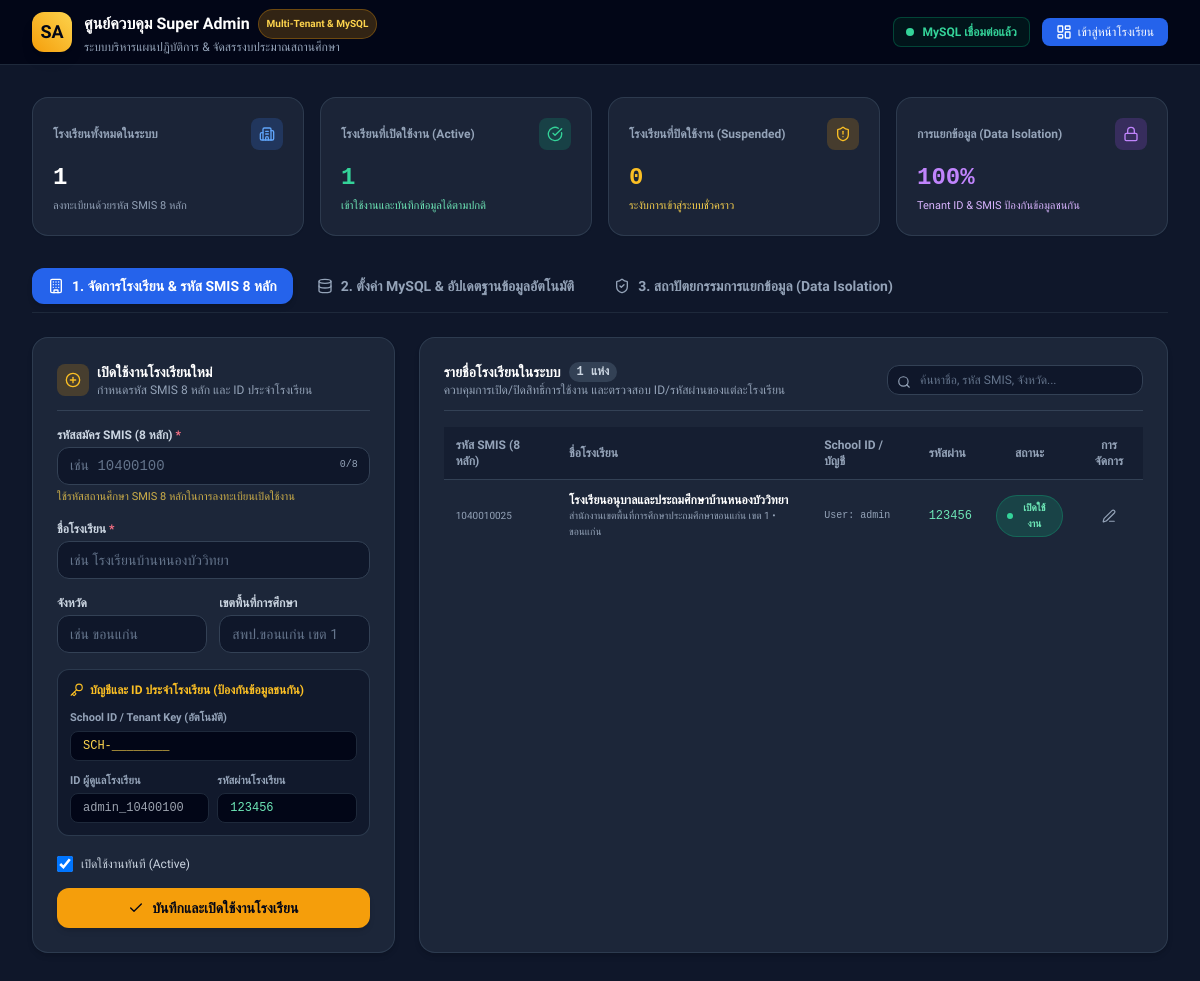
Screenshot of /super_admin.php with the database file from the repository.
### tables this page shows
CREATE TABLE `schools` (
  `id` INT UNSIGNED NOT NULL AUTO_INCREMENT,
  `school_code` VARCHAR(20) NOT NULL COMMENT 'รหัสสถานศึกษา 10 หลัก',
  `smis_code` VARCHAR(8) NOT NULL COMMENT 'รหัสสมัคร SMIS 8 หลัก สำหรับเปิดใช้งาน',
  `is_active` TINYINT(1) NOT NULL DEFAULT 1 COMMENT 'สถานะ: 1=เปิดใช้งาน, 0=ปิด/ระงับการใช้งาน',
  `school_key` VARCHAR(50) NOT NULL COMMENT 'School ID / Tenant Key ป้องกันข้อมูลชนกัน',
  `admin_username` VARCHAR(50) NOT NULL DEFAULT 'admin' COMMENT 'ID ผู้ดูแลระบบของโรงเรียน',
  `admin_password_plain` VARCHAR(100) DEFAULT '123456' COMMENT 'รหัสผ่านเข้าใช้งานของโรงเรียน',
  `admin_password_hash` VARCHAR(255) DEFAULT NULL COMMENT 'รหัสผ่านแฮช',
  `name` VARCHAR(255) NOT NULL COMMENT 'ชื่อโรงเรียน',
  `address` VARCHAR(255) DEFAULT NULL COMMENT 'ที่อยู่ / หมู่บ้าน',
  `subdistrict` VARCHAR(100) DEFAULT NULL COMMENT 'ตำบล / แขวง',
  `district` VARCHAR(100) DEFAULT NULL COMMENT 'อำเภอ / เขต',
  `province` VARCHAR(100) DEFAULT NULL COMMENT 'จังหวัด',
  `zipcode` VARCHAR(10) DEFAULT NULL COMMENT 'รหัสไปรษณีย์',
  `affiliation` VARCHAR(255) DEFAULT 'สำนักงานคณะกรรมการการศึกษาขั้นพื้นฐาน (สพฐ.)' COMMENT 'สังกัด',
  `education_area` VARCHAR(255) DEFAULT NULL COMMENT 'เขตพื้นที่การศึกษา',
  `fiscal_year` INT UNSIGNED DEFAULT 2568 COMMENT 'ปีงบประมาณปัจจุบัน',
  `director_name` VARCHAR(150) DEFAULT NULL COMMENT 'ชื่อผู้อำนวยการ',
  `phone` VARCHAR(50) DEFAULT NULL COMMENT 'เบอร์โทรศัพท์',
  `email` VARCHAR(100) DEFAULT NULL COMMENT 'อีเมล',
  `logo_url` TEXT DEFAULT NULL COMMENT 'โลโก้โรงเรียน',
  `notes` TEXT DEFAULT NULL COMMENT 'หมายเหตุ / บันทึกการเปิดใช้งาน',
  `created_at` TIMESTAMP DEFAULT CURRENT_TIMESTAMP,
  `updated_at` TIMESTAMP DEFAULT CURRENT_TIMESTAMP ON UPDATE CURRENT_TIMESTAMP,
  PRIMARY KEY (`id`),
  UNIQUE KEY `idx_school_code` (`school_code`),
  UNIQUE KEY `idx_smis_code` (`smis_code`),
  UNIQUE KEY `idx_school_key` (`school_key`)
);

### super_admin.php (the view, shortened to what the rows shown need)
<?php
$pdo = Database::getConnection();
$schools = [];
if ($pdo) {
    try {
        $stmt = $pdo->query("SELECT * FROM schools ORDER BY id ASC");
        $schools = $stmt->fetchAll(PDO::FETCH_ASSOC);
    } catch (Exception $e) {
        $schools = [];
    }
}
?>
<!DOCTYPE html>
<html lang="th">
<head>
    <script src="https://cdn.tailwindcss.com"></script>
</head>
<body class="bg-slate-900 text-slate-100 min-h-screen">
    <header class="bg-slate-950 border-b border-slate-800 sticky top-0 z-50">
        <div class="max-w-7xl mx-auto px-4 sm:px-6 lg:px-8 h-16 flex items-center justify-between">
            <div class="flex items-center gap-3">
                <div>
                    <h1 class="text-base font-bold text-white flex items-center gap-2">
                        <span>ศูนย์ควบคุม Super Admin</span>
                        <span class="text-[10px] bg-amber-500/20 text-amber-300 border border-amber-500/30 px-2 py-0.5 rounded-full font-semibold">
                            Multi-Tenant & MySQL
                        </span>
                    </h1>
                </div>
            </div>
        </div>
    </header>
    <main class="max-w-7xl mx-auto px-4 sm:px-6 lg:px-8 py-8">
        <div class="grid grid-cols-1 sm:grid-cols-2 lg:grid-cols-4 gap-4 mb-8">
            <div class="bg-slate-800/80 border border-slate-700/80 rounded-2xl p-5 shadow-sm">
                <div class="flex items-center justify-between mb-3">
                    <span class="text-xs font-semibold text-slate-400">โรงเรียนที่เปิดใช้งาน (Active)</span>
                    <div class="w-8 h-8 rounded-lg bg-emerald-500/20 text-emerald-400 flex items-center justify-center">
                    </div>
                </div>
                <div class="text-2xl font-bold text-emerald-400 font-mono" id="stat-active-schools">
                    <?= count(array_filter($schools, fn($s) => !empty($s['is_active']))) ?>
                </div>
                <div class="text-[11px] text-emerald-300 mt-1">เข้าใช้งานและบันทึกข้อมูลได้ตามปกติ</div>
            </div>
            <div class="bg-slate-800/80 border border-slate-700/80 rounded-2xl p-5 shadow-sm">
                <div class="flex items-center justify-between mb-3">
                    <span class="text-xs font-semibold text-slate-400">โรงเรียนที่ปิดใช้งาน (Suspended)</span>
                    <div class="w-8 h-8 rounded-lg bg-amber-500/20 text-amber-400 flex items-center justify-center">
                    </div>
                </div>
                <div class="text-2xl font-bold text-amber-400 font-mono" id="stat-inactive-schools">
                    <?= count(array_filter($schools, fn($s) => empty($s['is_active']))) ?>
                </div>
                <div class="text-[11px] text-amber-300 mt-1">ระงับการเข้าสู่ระบบชั่วคราว</div>
            </div>
        </div>
        <div id="tab-content-schools" class="tab-content">
            <div class="grid grid-cols-1 lg:grid-cols-3 gap-6">
                <div class="bg-slate-800/90 border border-slate-700/80 rounded-2xl p-6 shadow-md h-fit">
                    <div class="flex items-center gap-2 mb-4 pb-3 border-b border-slate-700">
                        <div>
                            <h2 class="text-sm font-bold text-white">เปิดใช้งานโรงเรียนใหม่</h2>
                        </div>
                    </div>
                </div>
                <div class="lg:col-span-2 bg-slate-800/90 border border-slate-700/80 rounded-2xl p-6 shadow-md">
                    <div class="flex flex-col sm:flex-row sm:items-center justify-between gap-3 mb-4 pb-3 border-b border-slate-700">
                        <div>
                            <h2 class="text-sm font-bold text-white flex items-center gap-2">
                                <span>รายชื่อโรงเรียนในระบบ</span>
                                <span class="text-xs bg-slate-700 text-slate-300 px-2 py-0.5 rounded-full font-mono font-bold" id="schools-count-badge">
                                    <?= count($schools) ?> แห่ง
                                </span>
                            </h2>
                        </div>
                    </div>
                    <div class="overflow-x-auto">
                        <table class="w-full text-left text-xs">
                            <thead>
                                <tr class="border-b border-slate-700 text-slate-400 bg-slate-900/50">
                                    <th class="py-2.5 px-3 font-semibold">รหัส SMIS (8 หลัก)</th>
                                    <th class="py-2.5 px-3 font-semibold">ชื่อโรงเรียน</th>
                                    <th class="py-2.5 px-3 font-semibold">School ID / บัญชี</th>
                                    <th class="py-2.5 px-3 font-semibold">รหัสผ่าน</th>
                                    <th class="py-2.5 px-3 font-semibold text-center">สถานะ</th>
                                    <th class="py-2.5 px-3 font-semibold text-center">การจัดการ</th>
                                </tr>
                            </thead>
                            <tbody id="schools-table-body" class="divide-y divide-slate-700/60">
                                <?php foreach ($schools as $sch): ?>
                                    <tr class="hover:bg-slate-700/30 transition-colors school-row" data-name="<?= htmlspecialchars(strtolower($sch['name'])) ?>" data-smis="<?= htmlspecialchars($sch['smis_code'] ?? '') ?>">
                                        <td class="py-3 px-3">
                                            <div class="text-[10px] text-slate-400"><?= htmlspecialchars($sch['school_code'] ?? '') ?></div>
                                        </td>
                                        <td class="py-3 px-3">
                                            <div class="font-semibold text-white"><?= htmlspecialchars($sch['name']) ?></div>
                                            <div class="text-[10px] text-slate-400"><?= htmlspecialchars($sch['education_area'] ?? '') ?> • <?= htmlspecialchars($sch['province'] ?? '') ?></div>
                                        </td>
                                        <td class="py-3 px-3 font-mono">
                                            <div class="text-[10px] text-slate-400">User: <?= htmlspecialchars($sch['admin_username'] ?? 'admin') ?></div>
                                        </td>
                                        <td class="py-3 px-3 font-mono text-emerald-300">
                                            <?= htmlspecialchars($sch['admin_password_plain'] ?? '123456') ?>
                                        </td>
                                        <td class="py-3 px-3 text-center">
                                            <?php if (!empty($sch['is_active'])): ?>
                                                <button onclick="toggleSchoolStatus(<?= $sch['id'] ?>, 0)" class="inline-flex items-center gap-1 px-2.5 py-1 rounded-full text-[10px] font-bold bg-emerald-500/20 text-emerald-300 border border-emerald-500/30 hover:bg-emerald-500/30 transition-colors" title="คลิกเพื่อปิดการใช้งาน">
                                                    <span class="w-1.5 h-1.5 rounded-full bg-emerald-400"></span>
                                                    <span>เปิดใช้งาน</span>
                                                </button>
                                            <?php endif; ?>
                                        </td>
                                        <td class="py-3 px-3 text-center">
                                            <div class="flex items-center justify-center gap-1">
                                                <button onclick="editSchool(<?= htmlspecialchars(json_encode($sch)) ?>)" class="p-1 text-slate-400 hover:text-amber-400 hover:bg-slate-700 rounded-md" title="แก้ไข">
                                                    <i data-lucide="edit-3" class="w-3.5 h-3.5"></i>
                                                </button>
                                            </div>
                                        </td>
                                    </tr>
                                <?php endforeach; ?>
                            </tbody>
                        </table>
                    </div>
                </div>
            </div>
        </div>
    </main>
</body>
</html>

### rows the page displays
schools: is_active "1", is_active "0", school_code "1040010025", name "โรงเรียนอนุบาลและประถมศึกษาบ้านหนองบัววิทยา", education_area "สำนักงานเขตพื้นที่การศึกษาประถมศึกษาขอนแก่น เขต 1", province "ขอนแก่น", admin_username "admin", admin_password_plain "123456"

### other values shown
count($schools) "1"
